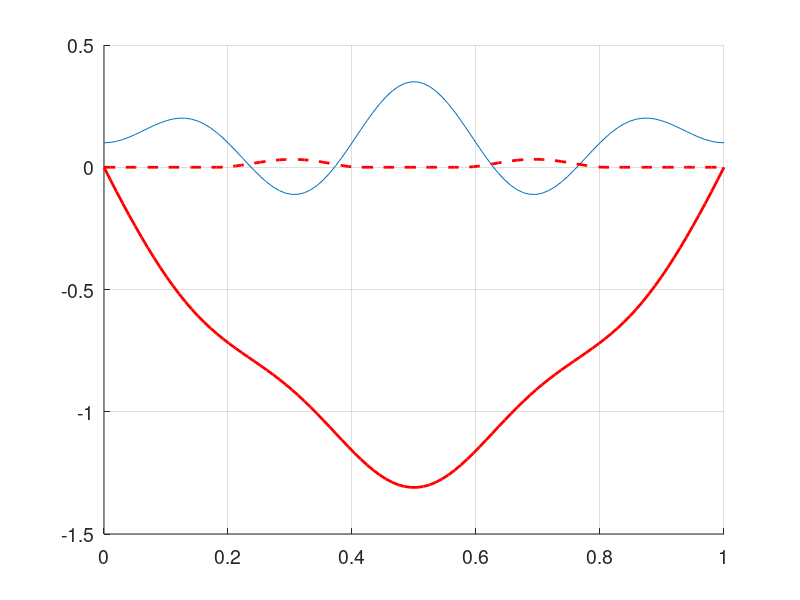

The MATLAB script that drew this image:
%% solves for a membrane displacement with an obstacle

x = linspace(0,1,100);

r1 = 0*x' + 0.0;

p1 = (4*(1-x).*x)';

%% gauss seidel
nx = length(x); dx = x(2)-x(1);

DS = 1/dx^2*(diag(-2*ones(1,nx-2)) + diag(ones(nx-3,1),1));
F = 1/dx^2*diag(ones(nx-3,1),-1);

RHS = (x.*(1-x))'.*sin(5*pi*x)' +0.1;

v = DS \ RHS(2:end-1);

uwo = (DS + F ) \ RHS(2:end-1);

err = 1e-5+1;
u = zeros(nx,1); 

solaux = uwo;

while (err>1e-6)
    u(2:end-1) = -DS\F*solaux + v;
    u( u < r1 ) = r1( u < r1 );
    err = norm(solaux-u(2:end-1),'inf');
    solaux = u(2:end-1);
end

hold on 
plot(x,RHS)
plot(x,1e2*u,'--r','Linewidth',2)
plot(x,1e2*[0; uwo; 0],'-r','Linewidth',2)

set(gcf,'Color','w'); set(gca,'FontSize',14)
grid on

